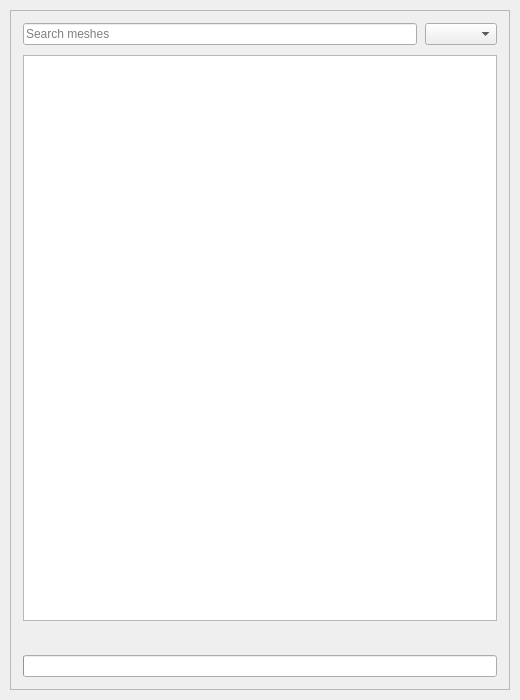
<?xml version="1.0" encoding="UTF-8"?>
<ui version="4.0">
 <class>FilePanelContent</class>
 <widget class="QWidget" name="FilePanelContent">
  <property name="geometry">
   <rect>
    <x>0</x>
    <y>0</y>
    <width>520</width>
    <height>700</height>
   </rect>
  </property>
  <layout class="QVBoxLayout" name="root_layout">
   <property name="spacing">
    <number>10</number>
   </property>
   <property name="leftMargin">
    <number>10</number>
   </property>
   <property name="topMargin">
    <number>10</number>
   </property>
   <property name="rightMargin">
    <number>10</number>
   </property>
   <property name="bottomMargin">
    <number>10</number>
   </property>
   <item>
    <widget class="QFrame" name="panel_frame">
     <property name="frameShape">
      <enum>QFrame::Shape::StyledPanel</enum>
     </property>
     <property name="frameShadow">
      <enum>QFrame::Shadow::Raised</enum>
     </property>
     <layout class="QVBoxLayout" name="panel_layout">
      <property name="spacing">
       <number>10</number>
      </property>
      <property name="leftMargin">
       <number>12</number>
      </property>
      <property name="topMargin">
       <number>12</number>
      </property>
      <property name="rightMargin">
       <number>12</number>
      </property>
      <property name="bottomMargin">
       <number>12</number>
      </property>
      <item>
       <layout class="QHBoxLayout" name="controls_layout">
        <property name="spacing">
         <number>8</number>
        </property>
        <item>
         <widget class="QLineEdit" name="search_edit">
          <property name="placeholderText">
           <string>Search meshes</string>
          </property>
         </widget>
        </item>
        <item>
         <widget class="QComboBox" name="status_filter"/>
        </item>
       </layout>
      </item>
      <item>
       <widget class="QTableView" name="table"/>
      </item>
      <item>
       <widget class="QLabel" name="progress_label">
        <property name="text">
         <string/>
        </property>
       </widget>
      </item>
      <item>
       <widget class="QProgressBar" name="progress"/>
      </item>
     </layout>
    </widget>
   </item>
  </layout>
 </widget>
 <resources/>
 <connections/>
</ui>
